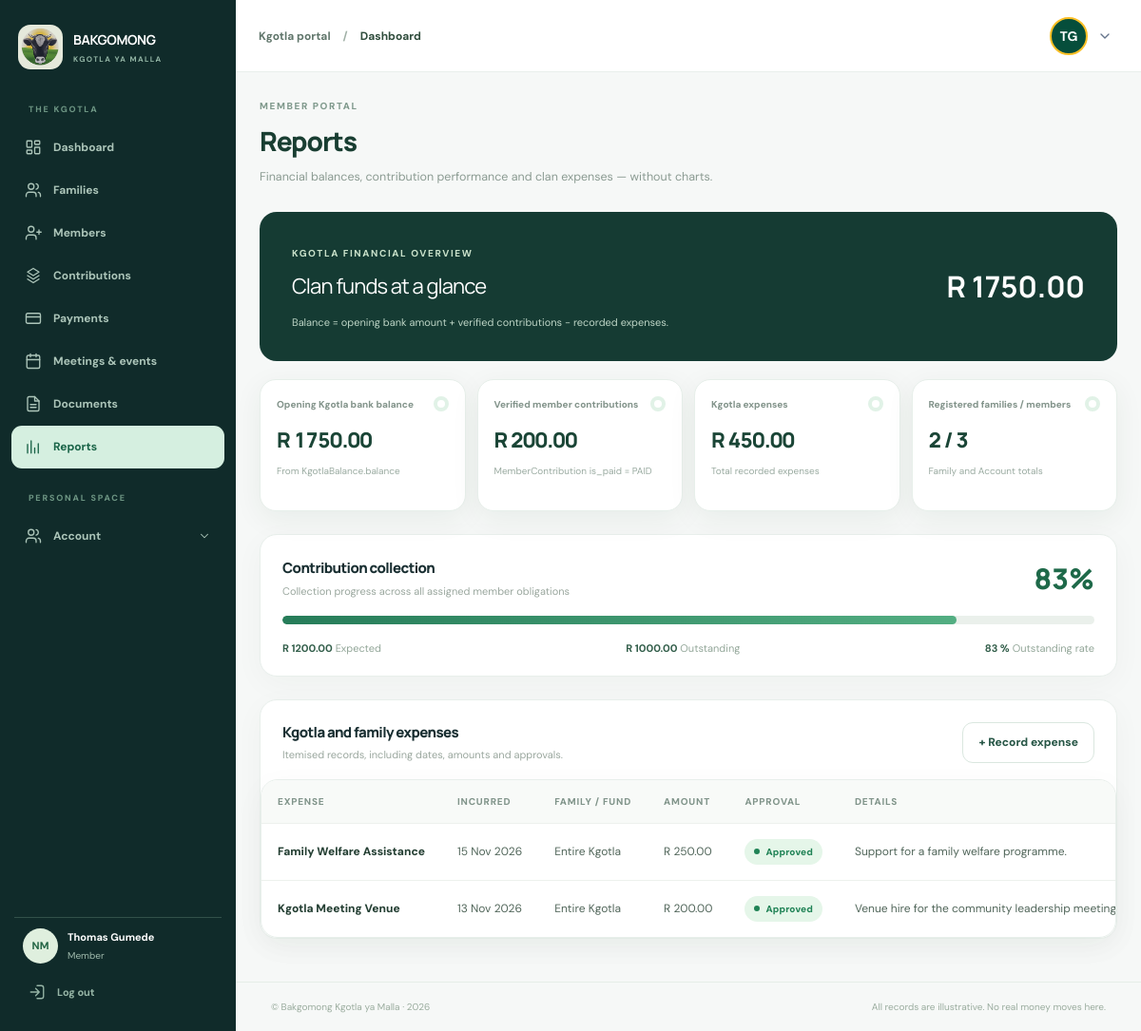
/dashboard/kgotla-ya-malla-expenses (signed in), run on an earlier commit of the app's database.
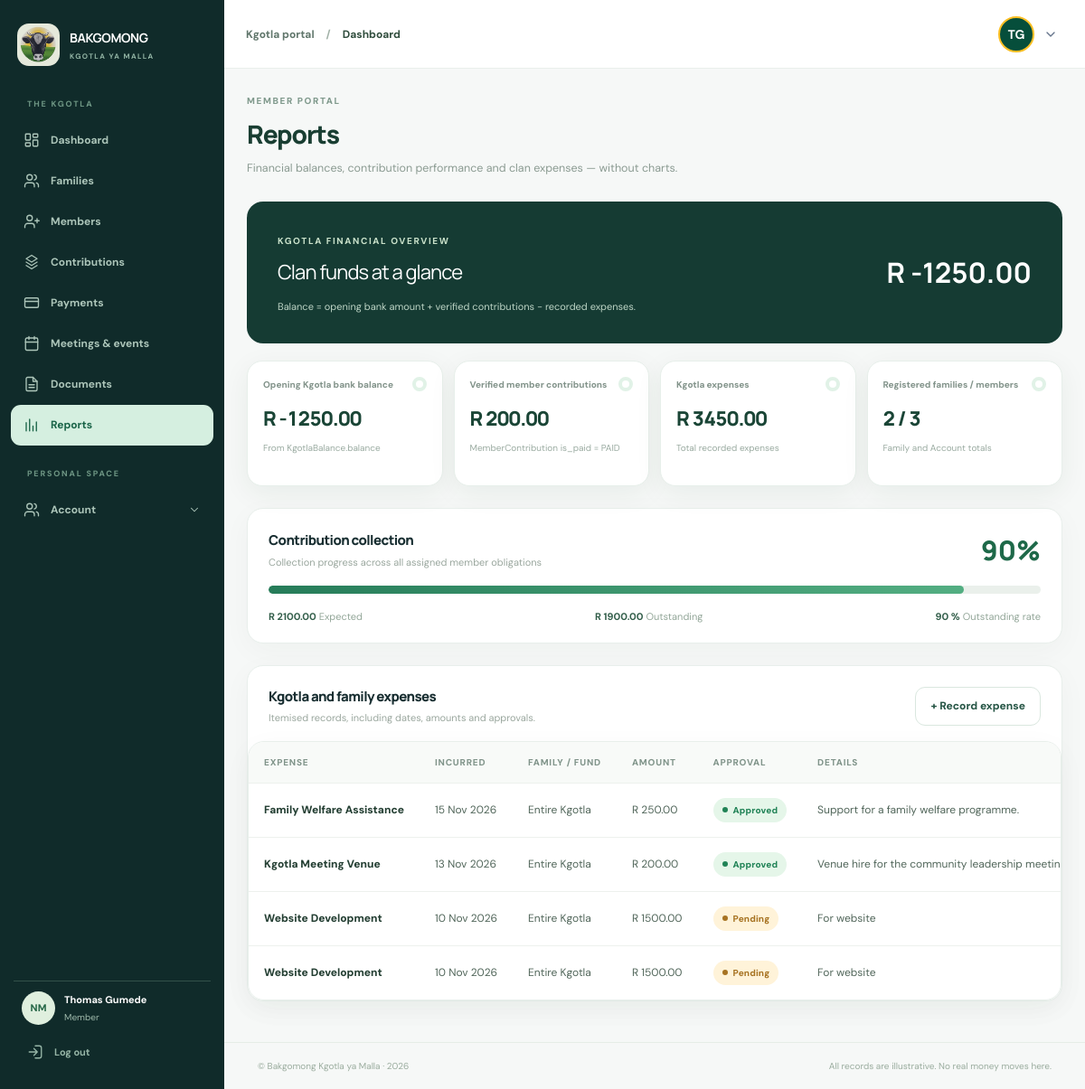
And on a later commit of the database.
### bakgomong_kgotla_yamalla/models.py (models this page shows, shortened)
class SingletonModel(models.Model):
    class Meta:
        abstract = True

class KgotlaBalance(SingletonModel, AbstractCreate):
    title = models.CharField(help_text=_('Enter balance title e.g General Fund Balance'), max_length=300, unique=True, default="General Fund Balance")
    slug = models.SlugField(max_length=400, unique=True, db_index=True, default="general-fund-balance")
    balance = models.DecimalField(help_text=_('Enter current balance amount'), max_digits=12, decimal_places=2, default=0)
    bank_statement = models.FileField(help_text=_('Upload bank statement for this balance'), upload_to=handle_profile_upload, null=True, blank=True)
    updated_by = models.ForeignKey(
        get_user_model(),
        on_delete=models.SET_NULL,
        null=True,
        blank=True,
        related_name="updated_kgotla_balances"
    )
    class Meta:
        verbose_name = _("Kgotla Balance")
        verbose_name_plural = _("Kgotla Balances")
        ordering = ["-updated"]
    @property
    def total_contributions(self):
        from contributions.models import MemberContribution
        return (
            MemberContribution.objects.filter(
                is_paid=PaymentStatus.PAID
            )
            .aggregate(total=Sum("amount_due"))
            .get("total") or 0
        )
    def get_total_balance(self):
        total_contributions = self.total_contributions
        new_balance = self.balance + total_contributions
        return new_balance or 0
    class Meta:
        verbose_name = _("Update Kgotla Balance")
        verbose_name_plural = _("Update Kgotla Balance")
        ordering = ["-updated"]

class KgotlaExpense(AbstractCreate):
    title = models.CharField(help_text=_('Enter expense title e.g "Catering for Annual Meeting"'), max_length=300)
    slug = models.SlugField(max_length=400, unique=True, db_index=True)
    amount = models.DecimalField(help_text=_('Enter expense amount'), max_digits=12, decimal_places=2)
    description = models.TextField(help_text=_('Enter a description for this expense'), blank=True, null=True)
    added_by = models.ForeignKey(
        get_user_model(),
        on_delete=models.SET_NULL,
        null=True,
        blank=True,
        related_name="expenses_added"
    )
    incurred_date = models.DateTimeField(help_text=_('Date when the expense was incurred'), default=timezone.now)
    recurring = models.CharField(help_text=_('Indicates whether this is a recurring expense'), max_length=10, choices=Recurrence.choices,
        default=Recurrence.ONCE_OFF,)
    proof_of_expense = models.FileField(help_text=_('Upload proof of expense (e.g., receipt, invoice)'), upload_to=handle_profile_upload, null=True, blank=True)
    approved = models.BooleanField(help_text=_('Indicates whether this expense has been approved by the clan chairperson or secretary'), default=False)
    class Meta:
        verbose_name = _("Kgotla Expense")
        verbose_name_plural = _("Kgotla Expenses")
        ordering = ["-incurred_date"]

### bakgomong_kgotla_yamalla/views/clan.py (the view)
# urls.py: path('dashboard/kgotla-ya-malla-expenses', clan_expenses, name='clan-expenses'),
@login_required
def clan_expenses(request):
    user = request.user
    context = {}
    total_contributions = MemberContribution.objects.aggregate(total=Sum("amount_due"))["total"] or 0
    total_contributions_paid = MemberContribution.objects.filter(is_paid=PaymentStatus.PAID).aggregate(total=Sum("amount_due"))["total"] or 0
    total_contributions_unpaid = MemberContribution.objects.filter(is_paid__in=[PaymentStatus.NOT_PAID, PaymentStatus.PARTIALLY_PAID, PaymentStatus.PENDING, PaymentStatus.AWAITING_APPROVAL]).aggregate(total=Sum("amount_due"))["total"] or 0
    percentage_paid = (decimal.Decimal(total_contributions_paid) / decimal.Decimal(total_contributions) * 100) if total_contributions else 0
    outstanding_percentage = (decimal.Decimal(total_contributions_unpaid) / decimal.Decimal(total_contributions) * 100) if total_contributions else 0
    context["members"] = Account.objects.count()
    context['families'] = Account.objects.values_list('family', flat=True).distinct().count()
    context["total_contributions"] = total_contributions
    context["total_contributions_paid"] = total_contributions_paid
    context["total_contributions_unpaid"] = total_contributions_unpaid
    context["outstanding_percentage"] = outstanding_percentage or 0
    context["total_expenses_balance"] = KgotlaExpense.objects.aggregate(total=Sum("amount"))["total"] or 0
    context['expenses'] = KgotlaExpense.objects.all().order_by("-incurred_date")
    context["kgotla_balance"] = KgotlaBalance.objects.first()
    return render(request, "balance/clan-expenses.html", context)

### accounts/models.py (called while the page is built)
    def get_absolute_url(self):
        return reverse("accounts:get-family", kwargs={"family_slug": self.slug})

### bakgomong_kgotla_yamalla/templates/balance/clan-expenses.html (shortened to what the changed rows need)
{% extends '_base.html' %}
{% load static %}
{% block content %}
<main class="main-content page-enter" id="main-content">
    <section class="page-heading">
        <div>
            <h1>
                Reports
            </h1>
        </div>
    </section>
    <section class="report-summary">
        <article class="report-hero">
            <div>
                <p class="eyebrow-light">
                </p>
                <h2>
                    Clan funds at a glance
                </h2>
                <span>
                </span>
            </div>
            <strong id="report-net">R {{ kgotla_balance.get_total_balance|floatformat:2 }}</strong>
        </article>
    </section>
    <section class="metrics-grid metrics-four">
        <article class="metric-card">
            <div class="metric-top">
                <span>
                </span>
                <span class="metric-dot">
                </span>
            </div>
            <strong class="metric-value mono-num" id="report-bank">R {{ kgotla_balance.get_total_balance|floatformat:2 }}</strong>
            <p>
                From KgotlaBalance.balance
            </p>
        </article>
        <article class="metric-card">
            <div class="metric-top">
                <span>
                </span>
                <span class="metric-dot">
                </span>
            </div>
            <strong class="metric-value mono-num" id="report-expenses">R {{ total_expenses_balance|floatformat:2 }}</strong>
            <p>
                Total recorded expenses
            </p>
        </article>
    </section>
    <section class="soft-card mt-section report-progress">
        <div class="card-heading">
            <div>
                <h2>
                    Contribution collection
                </h2>
                <p>
                </p>
            </div>
            <strong class="large-percent" id="report-percent">{{ outstanding_percentage|floatformat:0 }}%</strong>
        </div>
        <div class="bar-track">
            <div class="bar-fill" id="report-bar" style="width: {{ outstanding_percentage|floatformat:0 }}%;">
            </div>
        </div>
        <div class="report-split">
            <span>
                <b id="report-total-expected">R {{ total_contributions|floatformat:2 }}</b>
                Expected
            </span>
            <span>
                <b id="report-total-outstanding">R {{ total_contributions_unpaid|floatformat:2 }}</b>
                Outstanding
            </span>
            <span>
                <b id="report-outstanding-percent">{{ outstanding_percentage|floatformat:0 }} %</b>
                Outstanding rate
            </span>
        </div>
    </section>
    <section class="soft-card mt-section">
        <div class="card-heading">
            <div>
                <h2>
                    Kgotla and family expenses
                </h2>
            </div>
        </div>
        <div class="soft-card table-card">
            <div class="table-wrap">
                <table class="data-table">
                    <thead>
                        <tr>
                            <th>
                                Expense
                            </th>
                            <th>
                                Incurred
                            </th>
                            <th>
                                Family / fund
                            </th>
                            <th>
                                Amount
                            </th>
                            <th>
                                Approval
                            </th>
                            <th>
                                Details
                            </th>
                        </tr>
                    </thead>
                    <tbody id="expense-rows">
                        {% for expense in expenses %}
                        <tr>
                            <td><strong>{{ expense.title }}</strong></td>
                            <td>{{ expense.incurred_date|date:"d M Y" }}</td>
                            <td>Entire Kgotla</td>
                            <td>R {{ expense.amount|floatformat:2 }}</td>
                            <td>{% if expense.approved %}<span class="status status-green">Approved</span>{% else %}<span class="status status-yellow">Pending</span>{% endif %}</td>
                            <td>{{ expense.description }}</td>
                        </tr>
                        {% empty %}
                        <tr>
                            <td colspan="6" class="text-center">No expenses recorded.</td>
                        </tr>
                        {% endfor %}
                    </tbody>
                </table>
            </div>
        </div>
    </section>
</main>
{% endblock content %}

What changed in the data, as far as the page shows it:
changed KgotlaBalance: get_total_balance "1750.00" → "-1250.00"
added KgotlaExpense: title "Website Development", incurred_date "10 Nov 2026", amount "1500.00", approved "Pending", description "For website"
added KgotlaExpense: title "Website Development", incurred_date "10 Nov 2026", amount "1500.00", approved "Pending", description "For website"
Also different on the page:
{{ total_expenses_balance|floatformat:2 }}: "450.00" → "3450.00"
{{ outstanding_percentage|floatformat:0 }}: "83" → "90"
{{ outstanding_percentage|floatformat:0 }}: 83 → 90 (drawn)
{{ total_contributions|floatformat:2 }}: "1200.00" → "2100.00"
{{ total_contributions_unpaid|floatformat:2 }}: "1000.00" → "1900.00"
